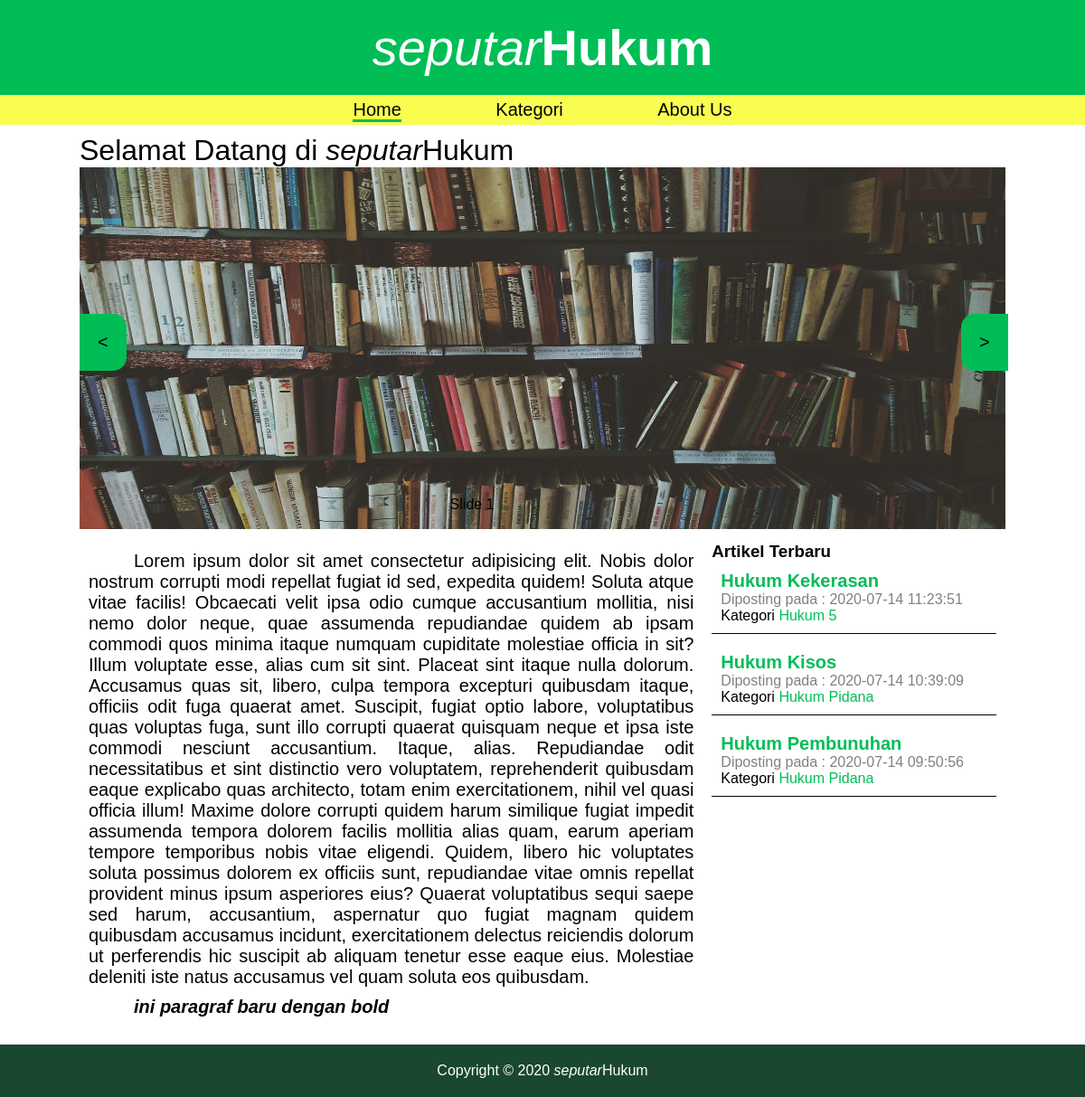
Before: / with the older database file.
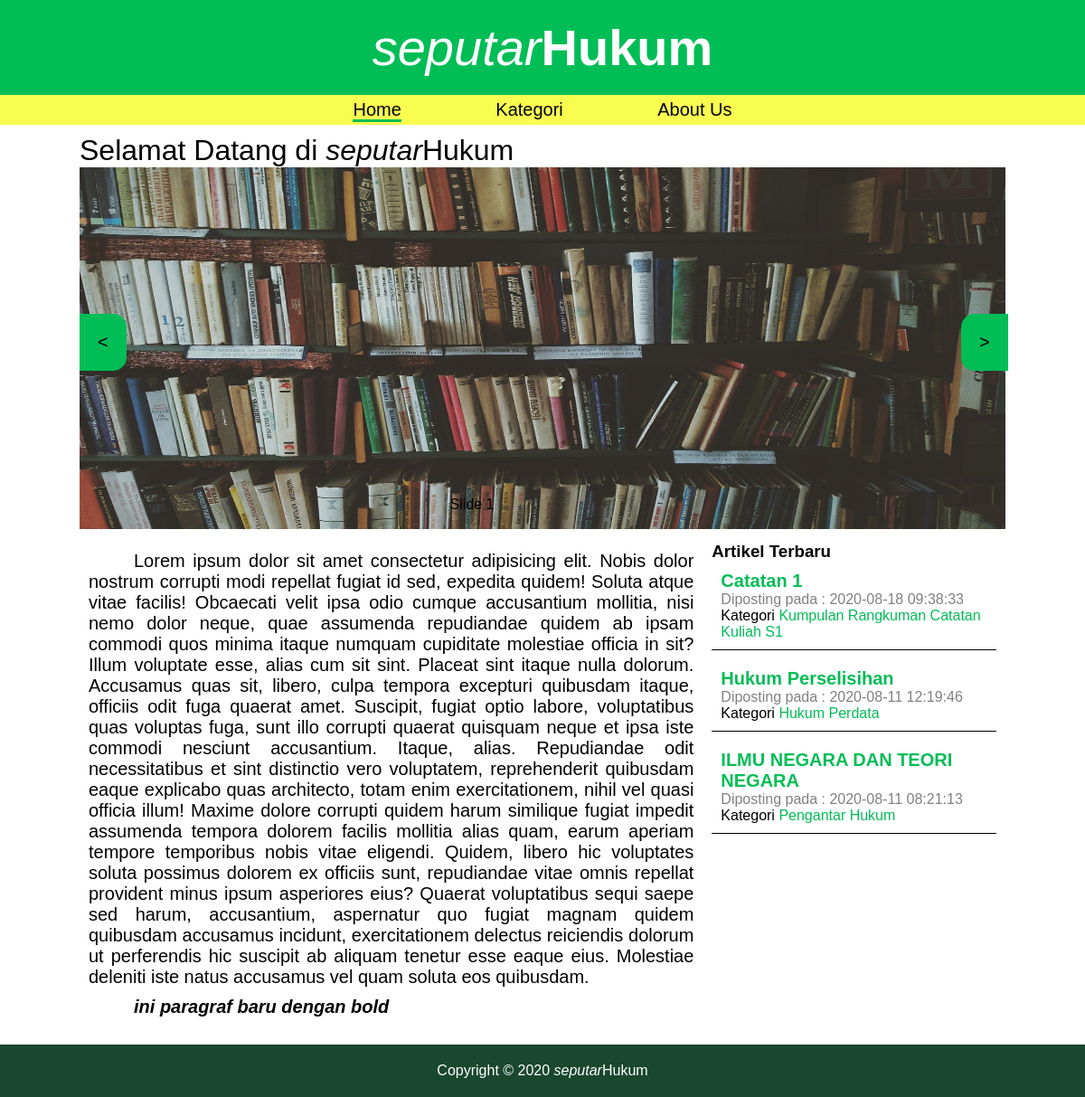
After: the same page with the newer database file.
### tables this page shows
CREATE TABLE `informasi` (
  `id_informasi` int(11) NOT NULL,
  `isi` text NOT NULL,
  `tgl_dibuat` timestamp NOT NULL DEFAULT current_timestamp()
);

CREATE TABLE `artikel` (
  `id_artikel` int(11) NOT NULL,
  `judul` varchar(255) NOT NULL,
  `id_kategori` int(11) NOT NULL,
  `deskripsi` varchar(255) NOT NULL,
  `isi` mediumtext NOT NULL,
  `tgl_dibuat` datetime NOT NULL DEFAULT current_timestamp()
);

CREATE TABLE `kategori` (
  `id_kategori` int(11) NOT NULL,
  `kategori` varchar(255) NOT NULL,
  `deskripsi` varchar(255) NOT NULL
);

### home.php (the view, shortened to what this page needs)
<div class="container">
    <h1 style="font-weight:normal;">Selamat Datang di <i>seputar</i>Hukum</h1>
    <div id="slider">
        <div class="box">
            <img src="<?= BASE_URL.'assets/images/rak.jpg' ?>">
        </div>
        <button class="prev" onclick="prevSlide()"><</button>
        <button class="next" onclick="nextSlide()">></button>
        <p class="slider-desc">Slide 1</p>
    </div>
    <?php
        $statementInformasi = $conn->prepare("SELECT * FROM informasi");
        $statementInformasi->execute();
        $result = $statementInformasi->fetch(PDO::FETCH_ASSOC);
    ?>
    <div class="frame-home">
        <div class="kiri">
            <p><?= $result['isi'] ?></p>
        </div>
        <div class="kanan">
            <h3>Artikel Terbaru</h3>
            <?php
                $statement = $conn->prepare("SELECT *FROM artikel ORDER BY tgl_dibuat DESC LIMIT 3");
                $statement->execute();
                $result = $statement->fetchAll(PDO::FETCH_ASSOC);
                if(count($result) == 0){
                    echo "Tidak ada artikel terbaru";
                }else{
                    foreach($result as $row){
                        $statementKategori = $conn->prepare("SELECT kategori FROM kategori WHERE id_kategori = '$row[id_kategori]'");
                        $statementKategori->execute();
                        $kategori = $statementKategori->fetch();
                        echo "<ul class='list-artikel-terbaru'>
                                <li><a href='".BASE_URL."artikel/$row[id_artikel]/$row[judul]' class='list-judul'>$row[judul]</a></i>
                                <li>Diposting pada : $row[tgl_dibuat]</li>
                                <li>Kategori <a href='".BASE_URL."list_artikel/$row[id_kategori]/$kategori[kategori]'>$kategori[kategori]</a></i>
                            </ul>";
                    }
                }
            ?>
        </div>
    </div>
</div>

### index.php (shortened to what this page needs)
<?php
    $page = isset($_GET['page']) ? $_GET['page'] : false;
    $level = isset($_SESSION['level']) ? $_SESSION['level'] : false;
    include_once("function/config.php");
?>
<!DOCTYPE html>
<html lang="en">
<head>
    <link rel="stylesheet" href="<?= BASE_URL.'assets/css/style.css' ?>">
</head>
<body>
    <div id="nav-wrap">
        <header id="header">
            <a href="<?= BASE_URL.'home' ?>"><h1><i>seputar</i><strong>Hukum</strong></h1></a>
        </header>
        <nav id="navbar">
            <ul id="nav-list">
                <?php if($level): ?>
                    <li><a href="<?= BASE_URL.'index.php?page=tulis_artikel&button=tambah' ?>" class="nav-links <?php if($page == "tulis_artikel"): echo 'active'; endif; ?>">Tulis Artikel</a></li>
                    <li><a href="<?= BASE_URL.'index.php?page=home' ?>" class="nav-links <?php if(($page == "home") || ($page == "")): echo 'active'; endif; ?>">Informasi Home</a></li>
                    <li><a href="<?= BASE_URL.'index.php?page=data_artikel' ?>" class="nav-links <?php if(($page == "data_artikel") || ($page == "artikel")): echo 'active'; endif; ?>">Data Artikel</a></li>
                    <li><a href="<?= BASE_URL.'index.php?page=data_kategori' ?>" class="nav-links <?php if(($page == "data_kategori") || ($page == "form_kategori")): echo 'active'; endif; ?>">Data Kategori</a></li>
                    <li><a href="<?= BASE_URL.'index.php?page=data_komentar' ?>" class="nav-links <?php if($page == "data_komentar"): echo 'active'; endif; ?>">Data Komentar </a></li>
                    <li><a href="<?= BASE_URL.'logout.php' ?>" class="nav-links">Logout</a></li>
                <?php else: ?>
                    <li><a href="<?= BASE_URL.'home' ?>" class="nav-links <?php if(($page == "home") || ($page == "")): echo 'active'; endif; ?>">Home</a></li>
                    <li><a href="<?= BASE_URL.'kategori'?>" class="nav-links <?php if(($page == "kategori") || ($page == "list_artikel") || ($page == "artikel")): echo 'active'; endif; ?>">Kategori</a></li>
                    <li><a href="<?= BASE_URL.'about_us'?>" class="nav-links <?php if($page == "about_us"): echo 'active'; endif; ?>">About Us</a></li>
                <?php endif; ?>
            </ul>
        </nav>
    </div>
        <?php
            $filename = "$page.php";
            if(file_exists($filename)){
                include_once($filename);
            }else{
                include_once("home.php");
            }
        ?>
    <footer id="footer">
            <span>Copyright &copy; 2020 <i>seputar</i>Hukum </span>
    </footer>
</body>
</html>

### assets/css/style.css (style rules this page uses)
* { font-family: 'Chaparral Pro',sans-serif; margin: 0px; padding: 0px; }
.active { border-bottom: 3px #00BD56 solid; }
#header { text-align: center; background: #00BD56; color: #ffffff; font-size: 28px; padding: 20px; }
#header a { text-decoration: none; color: white; }
#header a h1 { font-weight: normal; }
#navbar { background:#F9FD50 ; text-align: center; }
#navbar ul { padding: 5px; }
#navbar ul li { display: inline; margin: 50px; }
#navbar ul li a { text-decoration: none; font-size: 20px; color: #000000; }
#footer { background: #1A472F; color: #ffffff; text-align: center; padding: 20px; }
.container { max-width: 1024px; margin: 10px auto; }
.frame-home { display: grid; grid-template-columns: 2fr 1fr; padding: 10px; }
.frame-home .kiri { text-align: justify; word-break: break-word; }
.frame-home .kiri p { font-size: 20px; text-indent: 50px; margin-bottom: 10px; }
.frame-home .kanan { margin-left:20px ; }
.frame-home .kanan .list-artikel-terbaru { list-style: none; border-bottom: solid 1px #000000; margin-bottom: 10px; padding: 10px; }
.frame-home .kanan .list-artikel-terbaru li:nth-child(2) { color: gray; }
.frame-home .kanan .list-artikel-terbaru li:nth-child(3) a { text-decoration: none; color: #00BD56; }
.frame-home .kanan .list-artikel-terbaru .list-judul { font-weight: bold; color: #00BD56; font-size: 20px; text-decoration: none; }
#slider { position: relative; width: 1024px; }
#slider img { width: 100%; height: 400px; }
#slider button { position: absolute; padding: 20px; top:40%; font-size: 20px; border: none; background: #00BD56; cursor: pointer; }
#slider .next { margin-left: 975px; border-radius: 15px 0px 0px 15px; }
#slider .prev { border-radius: 0px 15px 15px 0px; }
#slider p { position: absolute; top: 90%; left: 40%; }

Changed rows visible on the page:
removed artikel: judul "Hukum Kekerasan", tgl_dibuat "2020-07-14 11:23:51", id_kategori.kategori "Hukum 5"
no longer on this page (row edited): artikel: judul "Hukum Kisos", tgl_dibuat "2020-07-14 10:39:09", id_kategori.kategori "Hukum Pidana"
no longer on this page (row edited): artikel: judul "Hukum Pembunuhan", tgl_dibuat "2020-07-14 09:50:56", id_kategori.kategori "Hukum Pidana"
added artikel: judul "Catatan 1", tgl_dibuat "2020-08-18 09:38:33", id_kategori.kategori "Kumpulan Rangkuman Catatan Kuliah S1"
added artikel: judul "Hukum Perselisihan", tgl_dibuat "2020-08-11 12:19:46", id_kategori.kategori "Hukum Perdata"
added artikel: judul "ILMU NEGARA DAN TEORI NEGARA", tgl_dibuat "2020-08-11 08:21:13", id_kategori.kategori "Pengantar Hukum"
